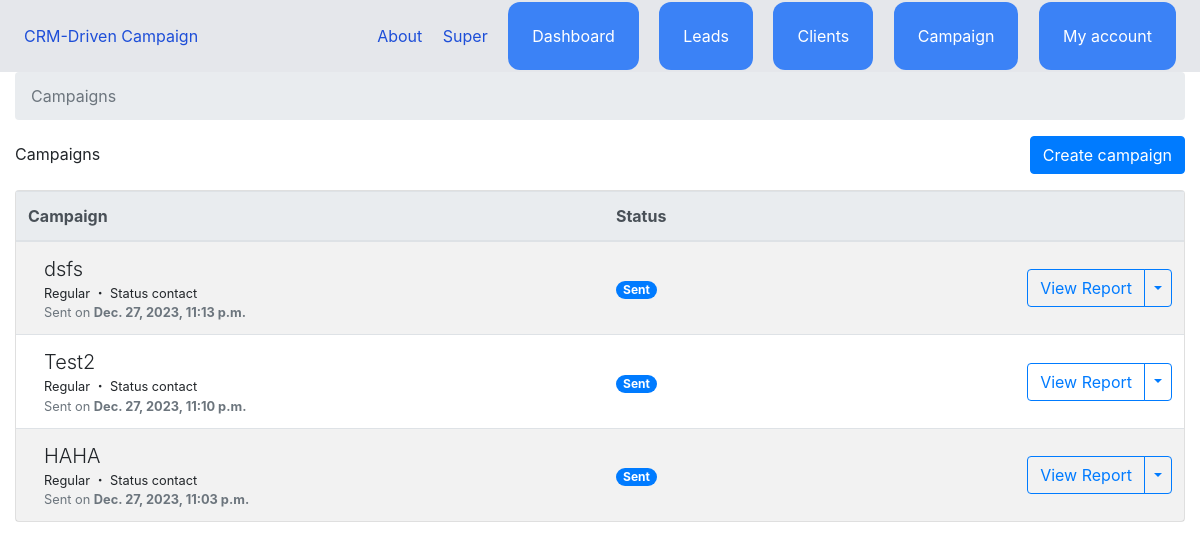
Page /campaign/ (signed in) on the committed database.
### team/models.py (models this page shows, shortened)
class Team(models.Model):
    name = models.CharField(max_length=100)
    members = models.ManyToManyField(User, related_name='teams')
    created_by = models.ForeignKey(User, related_name='created_teams', on_delete=models.CASCADE)
    created_at = models.DateTimeField(auto_now_add=True)
    modified_at = models.DateTimeField(auto_now=True)

### campaigns/models.py (models this page shows, shortened)
class Campaign(models.Model):
    uuid = models.UUIDField(default=uuid.uuid4, unique=True, editable=False)
    name = models.CharField(_('name'), max_length=100)
    campaign_type = models.PositiveSmallIntegerField(
        _('type'),
        choices=CampaignTypes.CHOICES,
        default=CampaignTypes.REGULAR
    )
    mailing_list = models.ForeignKey(
        DynamicFilterExpr,
        on_delete=models.CASCADE,
        verbose_name=_('mailing list'),
        related_name='campaigns',
        null=True,
        blank=True
    )
    status = models.PositiveSmallIntegerField(
        _('status'),
        choices=CampaignStatus.CHOICES,
        default=CampaignStatus.DRAFT,
        db_index=True
    )
    send_date = models.DateTimeField(_('send date'), null=True, blank=True, db_index=True)
    create_date = models.DateTimeField(_('create date'), auto_now_add=True)
    update_date = models.DateTimeField(_('update date'), default=timezone.now)
    recipients_count = models.PositiveIntegerField(default=0)
    track_opens = models.BooleanField(_('track opens'), default=True)
    track_clicks = models.BooleanField(_('track clicks'), default=True)
    unique_opens_count = models.PositiveIntegerField(_('unique opens'), default=0, editable=False)
    total_opens_count = models.PositiveIntegerField(_('total opens'), default=0, editable=False)
    unique_clicks_count = models.PositiveIntegerField(_('unique clicks'), default=0, editable=False)
    total_clicks_count = models.PositiveIntegerField(_('total clicks'), default=0, editable=False)
    open_rate = models.FloatField(_('opens'), default=0.0, editable=False)
    click_rate = models.FloatField(_('clicks'), default=0.0, editable=False)
    __cached_email = None
    class Meta:
        verbose_name = _('campaign')
        verbose_name_plural = _('campaigns')
    @property
    def can_edit(self) -> bool:
        return self.status == CampaignStatus.DRAFT
    def send(self):
        with transaction.atomic():
            self.send_date = timezone.now()
            self.status = CampaignStatus.QUEUED
            for email in self.emails.select_related('template').all():
                if email.template is not None:
                    email.template.last_used_date = timezone.now()
                    email.template.last_used_campaign_id = self.pk
                    email.template.save()
            self.save()
        send_campaign_task.delay(self.pk)

### dynfilters/models.py (models this page shows, shortened)
class DynamicFilterExpr(models.Model):
    class Meta:
        verbose_name = 'Filter'
        verbose_name_plural = 'Filters'
    name = models.CharField(max_length=128, default='Report')
    model = models.CharField(max_length=64, db_index=True)
    user = models.ForeignKey(User, on_delete=models.CASCADE, db_index=True)
    is_global = models.BooleanField('Global?', default=False, db_index=True, help_text='Make filter accessible to all.')

### campaigns/views.py (the view)
# urls.py: path('', views.CampaignListView.as_view(), name='campaigns'),
@method_decorator(login_required, name='dispatch')
class CampaignListView(CampaignMixin, ListView):
    model = Campaign
    context_object_name = 'campaigns'
    paginate_by = 25
    def get_context_data(self, **kwargs):
        kwargs['campaign_types'] = CampaignTypes
        kwargs['campaign_status'] = CampaignStatus
        kwargs['total_count'] = Campaign.objects.count()
        return super().get_context_data(**kwargs)
    def get_queryset(self):
        self.extra_context = {}
        queryset = super().get_queryset().select_related('mailing_list')
        try:
            status_filter = int(self.request.GET.get('status'))
            if status_filter in CampaignStatus.FILTERS:
                self.extra_context['status'] = status_filter
                queryset = queryset.filter(status=status_filter)
        except (ValueError, TypeError):
            pass
        if self.request.GET.get('q', ''):
            query = self.request.GET.get('q')
            queryset = queryset.filter(name__icontains=query)
            self.extra_context['is_filtered'] = True
            self.extra_context['query'] = query
        queryset = queryset.order_by('-update_date')
        return queryset

### campaigns/templatetags/campaigns.py (called while the page is built)
@register.filter
def campaign_status_badge(campaign):
    css_classes = {
        CampaignStatus.SENT: 'badge-primary',
        CampaignStatus.SCHEDULED: 'badge-warning',
        CampaignStatus.DRAFT: 'badge-secondary',
        CampaignStatus.QUEUED: 'badge-dark',
        CampaignStatus.DELIVERING: 'badge-success',
        CampaignStatus.PAUSED: 'badge-warning',
    }
    badge_class = css_classes[campaign.status]
    badge_text = campaign.get_status_display()
    html = '<span class="badge %s badge-pill">%s</span>' % (badge_class, badge_text)
    return mark_safe(html)

### campaigns/views.py (called while the page is built)
    def get_context_data(self, **kwargs):
        kwargs['menu'] = 'campaigns'
        return super().get_context_data(**kwargs)

### team/context_processors.py (called while the page is built)
def active_team(request):
    if request.user.is_authenticated:
        active_team = None
        if request.user.userprofile.active_team:
            active_team = request.user.userprofile.active_team
        else:
            active_team = Team.objects.filter(created_by = request.user)[0]
    else:
        active_team = None
    return { 'active_team': active_team}

### campaigns/templates/campaigns/campaign_list.html (shortened to what this page needs)
{% extends 'core/base.html' %}
{% load campaigns i18n %}
{% block content %}
<div class="container-fluid">
  <nav aria-label="breadcrumb">
    <ol class="breadcrumb">
      <li class="breadcrumb-item active" aria-current="page">Campaigns</li>
    </ol>
  </nav>
  <div class="d-flex justify-content-between align-items-center mb-3">
    <h2 class="mb-0">Campaigns</h2>
    <a href="{% url 'campaign_add' %}" class="btn btn-primary" role="button">Create campaign</a>
  </div>
  <div class="row">
    <div class="col-12">
      <div class="card mb-3">
        <table class="table table-striped mb-0">
          <thead class="thead-light">
            <tr>
              <th>Campaign</th>
              <th style="width:15%;">Status</th>
              <th></th>
            </tr>
          </thead>
          <tbody>
            {% for campaign in campaigns%}
              <tr>
                <td class="align-middle">
                  <div class="d-flex align-items-center">
                    <div>
                      <a class="lead d-block" href="#">{{ campaign.name }}</a>
                      <small class="d-block">{{ campaign.get_campaign_type_display }} ・ {{ campaign.mailing_list.name }}</small>
                      {% if campaign.status == campaign_status.DRAFT %}
                        <small class="d-block text-muted">Edited <strong>{{ campaign.update_date }}</strong></small>
                      {% elif campaign.status == campaign_status.SENT %}
                        <small class="d-block text-muted">Sent on <strong>{{ campaign.send_date }}</strong></small>
                      {% elif campaign.status == campaign_status.SCHEDULED %}
                        <small class="d-block text-muted">Scheduled for <strong>{{ campaign.send_date }}</strong></small>
                      {% endif %}
                    </div>
                  </div>
                </td>
                <td class="align-middle">{{ campaign|campaign_status_badge }}</td>
                <td class="align-middle text-right">
                <div class="btn-group">
                  {% if campaign.can_edit %}
                    <a href="{{ campaign.get_absolute_url }}"  class="btn btn-outline-primary">Edit</a>
                  {% else %}
                    <a href="{% url 'campaign_reports' campaign.pk %}" class="btn btn-outline-primary">View Report</a>
                  {% endif %}
                  <button type="button" class="btn btn-outline-primary dropdown-toggle dropdown-toggle-split" data-toggle="dropdown" aria-haspopup="true" aria-expanded="false">
                  </button>
                </div>
                </td>
              </tr>
            {% endfor %}
          </tbody>
        </table>
      </div>
    </div>
  </div>
</div>
{% endblock %}

### core/templates/core/partials/nav.html
<nav class="py-6 px-6 flex justify-between bg-gray-200">
    <a href="/" class="text-blue-700">CRM-Driven Campaign</a>
        <div class="space-x-4">
            <a href="{% url 'about' %}" class="text-blue-700">About</a>
            {% if request.user.is_authenticated %}
            <a href="{% url 'team:detail' active_team.id %}" class="text-blue-700">{{ active_team.name }}</a>
            <a href="{% url 'dashboard:index' %}" class="py-4 px-6 bg-blue-500 rounded-xl text-white">Dashboard</a>
            <a href="{% url 'leads:list' %}" class="py-4 px-6 bg-blue-500 rounded-xl text-white">Leads</a>
            <a href="{% url 'clients:list' %}" class="py-4 px-6 bg-blue-500 rounded-xl text-white">Clients</a>
            <a href="{% url 'campaigns' %}" class="py-4 px-6 bg-blue-500 rounded-xl text-white">Campaign</a>
            <a href="{% url 'userprofile:myaccount' %}" class="py-4 px-6 bg-blue-500 rounded-xl text-white">My account</a>
            {% else %}
            <a href="{% url 'login' %}" class="py-4 px-6 bg-blue-600 rounded-xl text-white">Login</a>
            <a href="{% url 'userprofile:signup' %}" class="py-4 px-6 bg-blue-400 rounded-xl text-white">Sign up</a>
            {% endif %}
        </div>
</nav>

### rows in the picture
Team: name "Super"
Campaign: name "dsfs", campaign_type "Regular", mailing_list.name "Status contact", send_date "Dec. 27, 2023, 11:13 p.m.", status "Sent", shows "View Report"
Campaign: name "Test2", campaign_type "Regular", mailing_list.name "Status contact", send_date "Dec. 27, 2023, 11:10 p.m.", status "Sent", shows "View Report"
Campaign: name "HAHA", campaign_type "Regular", mailing_list.name "Status contact", send_date "Dec. 27, 2023, 11:03 p.m.", status "Sent", shows "View Report"
